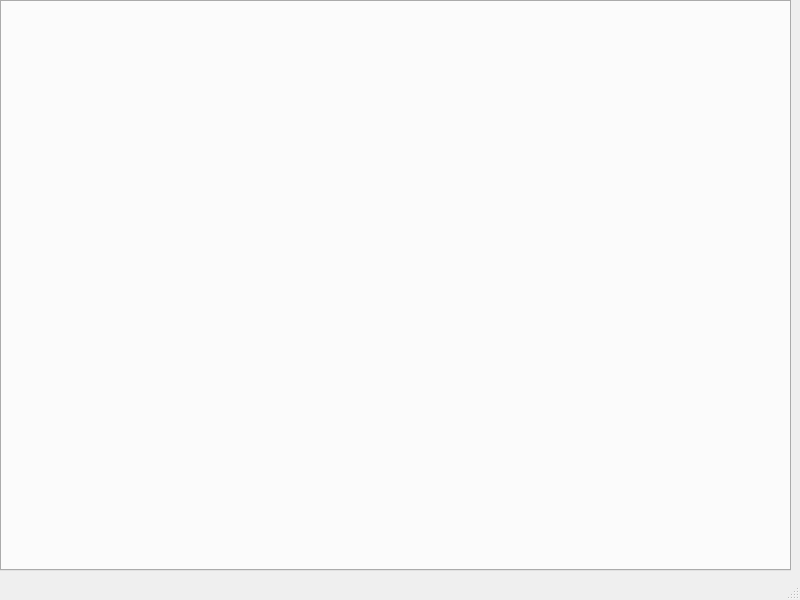
<?xml version="1.0" encoding="UTF-8"?>
<ui version="4.0">
 <class>MainWindow</class>
 <widget class="QMainWindow" name="MainWindow">
  <property name="geometry">
   <rect>
    <x>0</x>
    <y>0</y>
    <width>800</width>
    <height>600</height>
   </rect>
  </property>
  <property name="windowTitle">
   <string>MainWindow</string>
  </property>
  <widget class="QWidget" name="centralwidget">
   <widget class="QTabWidget" name="tabWidget">
    <property name="geometry">
     <rect>
      <x>0</x>
      <y>0</y>
      <width>791</width>
      <height>571</height>
     </rect>
    </property>
    <property name="currentIndex">
     <number>-1</number>
    </property>
   </widget>
  </widget>
  <widget class="QMenuBar" name="menubar">
   <property name="geometry">
    <rect>
     <x>0</x>
     <y>0</y>
     <width>800</width>
     <height>21</height>
    </rect>
   </property>
  </widget>
  <widget class="QStatusBar" name="statusbar"/>
 </widget>
 <resources/>
 <connections/>
</ui>
